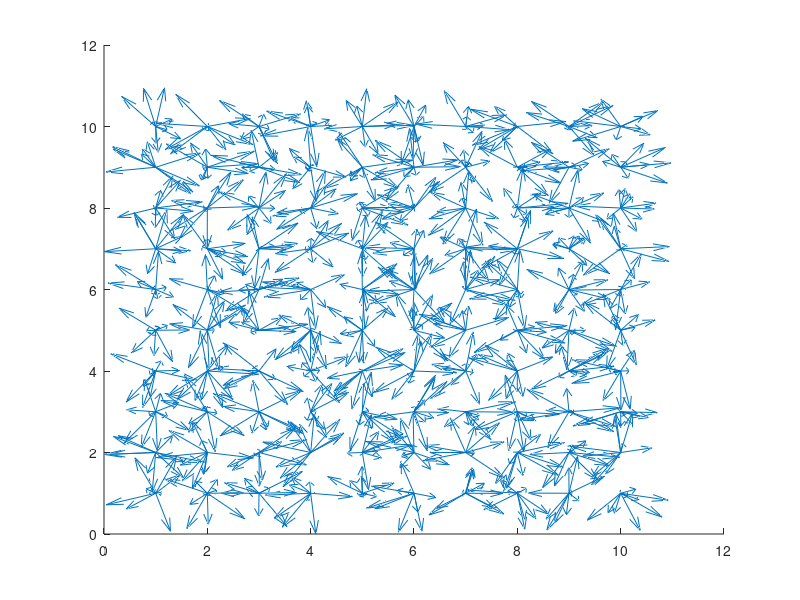

This chart was generated by the following MATLAB code: (Note: this script raises an error after producing the figure.)
clear
clc

J_ex = 1; % 交換相互作用係数

N = 10; % 1辺のスピンの数
spin = zeros(1,3,N,N,N);
X = zeros(N,N,N);
Y = zeros(N,N,N);
Z = zeros(N,N,N);
% 初期スピン配列を生成
for i = 1:N
    for j = 1:N
        for k = 1:N
            r = 1;
            theta = pi*rand;
            phi = 2*pi*rand;
            spin(:,:,i,j,k) = [r*sin(theta)*cos(phi) r*sin(theta)*sin(phi) r*cos(theta)];
            X(i,j,k) = i;
            Y(i,j,k) = j;
            Z(i,j,k) = k;
        end
    end
end

Nstep = 1000; % 繰り返し計算を行う回数。これを大きくするとスピンがよりそろうが、時間がかかる。 
for step = 1:Nstep
    % あ
    i = randi(N);
    j = randi(N);
    k = randi(N);
    r = 1;
    theta = pi*rand;
    phi = 2*pi*rand;
    updated_spin = [r*sin(theta)*cos(phi) r*sin(theta)*sin(phi) r*cos(theta)];

    % 更新しない場合のまわりとの交換相互作用の総和を計算
    w_0 = 0;
    if i+1 <= N 
        w_0 = w_0 + -2*J_ex*dot(spin(:,:,i,j,k),spin(:,:,i+1,j,k));
    end
    if i-1 >= 1
        w_0 = w_0 + -2*J_ex*dot(spin(:,:,i,j,k),spin(:,:,i-1,j,k));
    end
    if j+1 <= N
        w_0 = w_0 + -2*J_ex*dot(spin(:,:,i,j,k),spin(:,:,i,j+1,k));
    end
    if j-1 >= 1
        w_0 = w_0 + -2*J_ex*dot(spin(:,:,i,j,k),spin(:,:,i,j-1,k));
    end
    if k+1 <= N
        w_0 = w_0 + -2*J_ex*dot(spin(:,:,i,j,k),spin(:,:,i,j,k+1));
    end
    if k-1 >= 1
        w_0 = w_0 + -2*J_ex*dot(spin(:,:,i,j,k),spin(:,:,i,j,k-1));
    end

    % 更新した場合のまわりとの交換相互作用の総和を計算
    w_1 = 0;
    if i+1 <= N 
        w_1 = w_1 + -2*J_ex*dot(updated_spin,spin(:,:,i+1,j,k));
    end
    if i-1 >= 1
        w_1 = w_1 + -2*J_ex*dot(updated_spin,spin(:,:,i-1,j,k));
    end
    if j+1 <= N
        w_1 = w_1 + -2*J_ex*dot(updated_spin,spin(:,:,i,j+1,k));
    end
    if j-1 >= 1
        w_1 = w_1 + -2*J_ex*dot(updated_spin,spin(:,:,i,j-1,k));
    end
    if k+1 <= N
        w_1 = w_1 + -2*J_ex*dot(updated_spin,spin(:,:,i,j,k+1));
    end
    if k-1 >= 1
        w_1 = w_1 + -2*J_ex*dot(updated_spin,spin(:,:,i,j,k-1));
    end
    
    if w_1 < w_0 % 更新したほうがエネルギー的に安定ならば
        % スピンを更新
        spin(:,:,i,j,k) = updated_spin;
    end

    % プロット
    U = squeeze(spin(1,1,:,:,:));
    V = squeeze(spin(1,2,:,:,:));
    W = squeeze(spin(1,3,:,:,:));
    quiver3(X,Y,Z,U,V,W,0,Alignment='center')
    drawnow
    %exportgraphics(gcf,'result3d.gif','Append',true);
end
